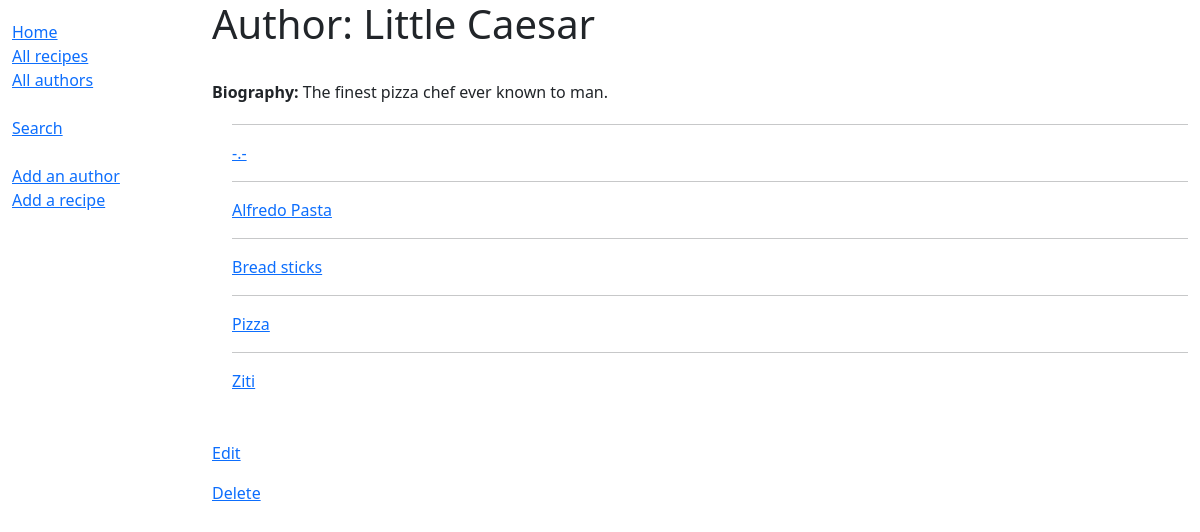
The app's page /catalog/author/3, older data.
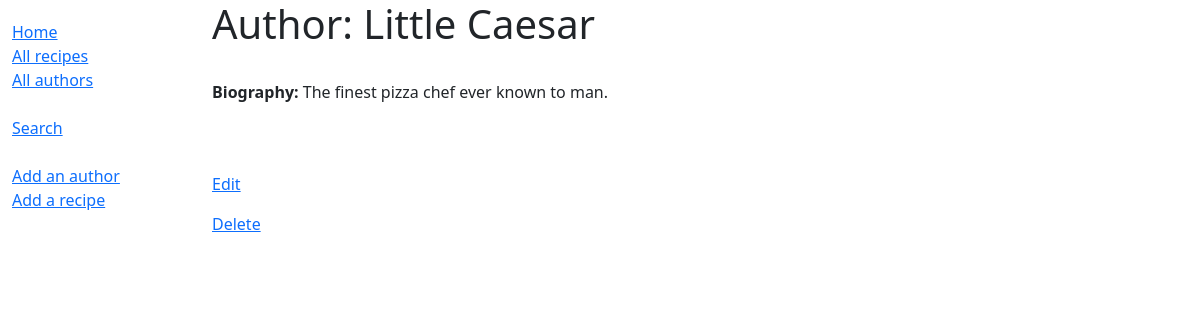
The same page, newer data.
### catalog/models.py (models this page shows, shortened)
class Recipe(models.Model):
    title = models.CharField(max_length=200)
    author = models.ForeignKey('Author', on_delete=models.SET_NULL, null=True) # default is for testing only
    description = models.TextField(max_length=1000, help_text='Enter a brief description of the recipe', blank=True, null=True)
    cuisine = models.ManyToManyField(Cuisine, help_text='Select a cuisine for this recipe', default=None, blank=True)
    diet = models.ManyToManyField(Diet, help_text='Select a diet for this recipe', default=None, blank=True)
    last_made = models.DateField(default=django.utils.timezone.now)
    recipe_photo = models.ImageField(upload_to='catalog/static/media/recipes/images', blank=True, null=True, help_text="Upload an image of the recipe here")
    recipe_pdf = models.FileField(upload_to='catalog/static/media/recipes/pdfs', blank=True, null=True, help_text="Or, if you prefer, upload a pdf here.")
    words = models.TextField(default = None, null=True, blank=True)
    class Meta:
        ordering = [Upper('title')]
    def get_absolute_url(self):
        return reverse('recipe-detail', args=[str(self.id)])

### catalog/views.py (the view)
# urls.py: path('author/<int:pk>', views.AuthorDetailView.as_view(), name='author-detail'),
class AuthorDetailView(generic.DetailView):
    model = Author

### catalog/models.py (called while the page is built)
    def get_absolute_url(self):
        return reverse('author-detail', args=[str(self.id)])

### catalog/templates/catalog/author_detail.html (shortened to what this page needs)
{% extends "base_generic.html" %}
{% block content %}
  <h1>Author: {{ author.first_name }} {{author.last_name}}</h1>
  <br>
  <p><strong>Biography:</strong> {{ author.biography }}</p>
  <div style="margin-left:20px;margin-top:20px">
    {% for recipe in author.recipe_set.all %}
      <hr>
      <a href="{{ recipe.get_absolute_url }}">{{ recipe.title }}</a>
    {% endfor %}
  </div>
  <br><br>
  <a href="{{ author.get_absolute_url }}/update">Edit</a></p>
  <a href="{{ author.get_absolute_url }}/delete">Delete</a></p>
{% endblock %}

Row changes from the older to the newer data that the page shows:
removed Recipe: title "-.-"
removed Recipe: title "Alfredo Pasta"
removed Recipe: title "Bread sticks"
removed Recipe: title "Pizza"
removed Recipe: title "Ziti"
